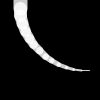
Frame 1 (no input)
Frame 60 (the mouse pressed at the canvas centre just before this capture): identical to frame 1, image omitted
Frame 120 (the mouse held since frame 60 and released just before this capture): identical to frame 1, image omitted

The Processing sketch that drew this single still picture (run headless with seeded random() and noise(); from frame 60 on, the mouse is pressed at the canvas centre):

// Processing sketch: Ex_24
// ── Ex_24.pde
int x = 20;       // X-coordinate
int u = 14;       // Units
float a = -0.12;  // Angle

void setup() {
  size(100, 100);
  stroke(255, 204);
}

void draw() {
  background(0);
  tail(x, u, a);
}

void tail(int xpos, int units, float angle) {
  pushMatrix();
  translate(xpos, 0);
  for (int i = units; i > 0; i--) {  // Count in reverse
    strokeWeight(i);
    line(0, 0, 0, 8);
    translate(0, 8);
    rotate(angle);
  }
  popMatrix();
}
